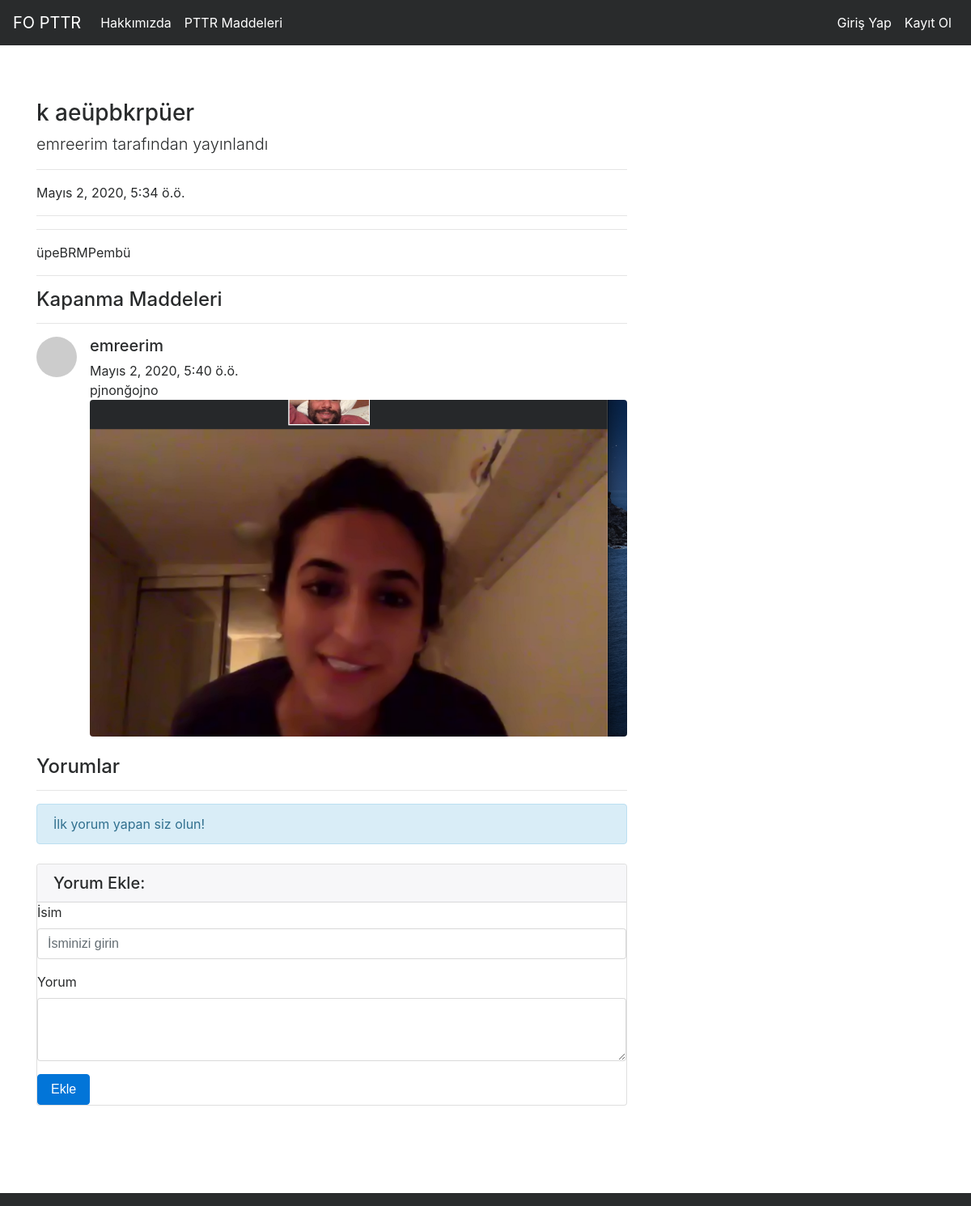
Screenshot of /articles/article/2 with the database file from the repository.
### article/models.py (models this page shows, shortened)
class Article(models.Model):
    author = models.ForeignKey("auth.User",on_delete = models.CASCADE,verbose_name = "Madde Açan Kişi")
    title = models.CharField(max_length = 50,verbose_name = "Başlık")
    firma = models.CharField(max_length = 50, verbose_name= "Sorumlu Firma")
    content = RichTextField()
    created_date = models.DateTimeField(auto_now_add=True,verbose_name="Oluşturulma Tarihi")
    article_image = models.FileField(blank = True,null = True,verbose_name="Fotoğraf Ekle")
    class Meta:
        ordering = ['-created_date']

class CloseArticle(models.Model):
    article = models.ForeignKey(Article, on_delete=models.CASCADE, related_name="closeArticle", verbose_name="Kapanma Maddesi")
    close_author = models.ForeignKey("auth.User",on_delete=models.CASCADE, verbose_name = "Maddeyi Kapatan Kişi")
    close_content = models.CharField(max_length = 200,verbose_name = "Yorum")
    close_image = models.FileField(blank = True,null = True,verbose_name="Fotoğraf Ekle")
    close_date = models.DateTimeField(auto_now_add=True)

### article/views.py (the view)
# urls.py: path('article/<int:id>',views.detail,name = "detail"),
def detail(request,id):
    article = get_object_or_404(Article,id = id)
    comments = article.comments.all()
    closes = article.closeArticle.all()
    return render(request,"detail.html",{"article":article,"comments":comments, "closes":closes})

### templates/detail.html (shortened to what this page needs)
{% extends "layout.html" %}
{% block body %}
  <div class="row">
    <div class="col-lg-8">
      <h3 class="mt-4">{{article.title}}</h3>
      <p class="lead">
        {{article.author.username}} tarafından yayınlandı
      </p>
      <hr>
      <p>{{article.created_date}}</p>
      <hr>
      <hr>
      <p class="lead">
          {{article.content|safe}}
      </p>
      <hr>
      <h4>Kapanma Maddeleri</h4>
      <hr>
      {%if closes %}
        {% for close in closes  %}
          <div class="media mb-4">
            <img class="d-flex mr-3 rounded-circle" src="http://placehold.it/50x50" alt="">
            <div class="media-body">
              <h5 class="mt-0">{{close.close_author}}</h5>
              {{close.close_date}} <br>
              {{close.close_content}}
              {% if close.close_image %}
              <img class="img-fluid rounded" src="{{close.close_image.url}}" alt="">
              {% endif %}
            </div>
          </div>
        {% endfor %}
      {% else %}
        <div class ="alert alert-danger">
          Madde hala açık durumda!
        </div>
      {% endif %}
      <h4>Yorumlar</h4>
      <hr>
      {% if comments %}
        {% for comment in comments  %}
          <div class="media mb-4">
            <img class="d-flex mr-3 rounded-circle" src="http://placehold.it/50x50" alt="">
            <div class="media-body">
              <h5 class="mt-0">{{comment.comment_author}}</h5>
              {{comment.comment_date}} <br>
              {{comment.comment_content}}
            </div>
          </div>
        {% endfor %}
      {% else %}
      <div class ="alert alert-info">
        İlk yorum yapan siz olun!
      </div>
      {% endif %}
      <div class="card my-4">
          <h5 class="card-header">Yorum Ekle:</h5>
          <div class="card-body">
            <form method = "post" action = "{% url 'article:comment' article.id %}">
                <div class="form-group">
                  <label for="formGroupExampleInput">İsim</label>
                  <input name = "comment_author" type="text" class="form-control" id="formGroupExampleInput" placeholder="İsminizi girin">
                </div>
                <div class="form-group">
                    <label for="formGroupExampleInput">Yorum</label>
                  <textarea name = "comment_content" class="form-control" rows="3"></textarea>
                </div>
                <button type="submit" class="btn btn-primary">Ekle</button>
                </form>
            </div>
          </div>
      </div>
  </div>
{% endblock body %}

### templates/layout.html (shortened to what this page needs)
<!DOCTYPE html>
{% load static %}
<html lang="en">
<head>
    <link rel="stylesheet" href="{% static 'css/bootstrap.min.css' %}">
</head>
<body>
        {% include "includes/navbar.html" %}
        <div style = "margin-top : 100px; margin-bottom:100px;" class = "container">
            {% block body %}
            {% endblock body %}
        </div>
      {% include "includes/navbar-bottom.html" %}
    </body>
</html>

### templates/includes/navbar.html (shortened to what this page needs)
<nav class="navbar navbar-toggleable-md navbar-inverse fixed-top bg-inverse">
        <a class="navbar-brand" href="{% url 'index'  %}">FO PTTR</a>
        <div class="collapse navbar-collapse" id="navbarCollapse">
          <ul class="navbar-nav mr-auto">
            <li class="nav-item active">
              <a class="nav-link" href="{% url 'about'  %}">Hakkımızda</a>
            </li>
            <li class="nav-item active">
                <a class="nav-link" href="{% url 'article:articles'  %}">PTTR Maddeleri</a>
            </li>
          </ul>
          <ul class="navbar-nav ml-auto">
          {% if request.user.is_authenticated %}
          <a href="{% url 'article:dashboard'  %}" class="badge badge-light">
          <button type="button" class="btn btn-primary">
          Hoşgeldiniz<span class="badge badge-light">{{user.username}}</span>
          </button>
          </a>
          <a href="{% url 'user:logout'  %}" class="badge badge-light">
          <button type="button" class="btn btn-danger">
          Çıkış Yap<span class="badge badge-light"></span>
          </button>
          </a>
          {% else %}
          <li class="nav-item active">
            <a class="nav-link" href="{% url 'user:login'  %}">Giriş Yap</a>
          </li>
          <li class="nav-item active">
            <a class="nav-link" href="{% url 'user:register'  %}">Kayıt Ol</a>
          </li>
          {% endif %}
          </ul>
        </div>
</nav>

### templates/includes/navbar-bottom.html
<nav class="navbar navbar-toggleable-md navbar-inverse fixed-bottom bg-inverse">
</nav>

### rows the page displays
Article: title "k aeüpbkrpüer", author.username "emreerim", created_date "Mayıs 2, 2020, 5:34 ö.ö.", content "üpeBRMPembü"
CloseArticle: close_author "emreerim", close_date "Mayıs 2, 2020, 5:40 ö.ö.", close_content "pjnonğojno", close_image (picture)
